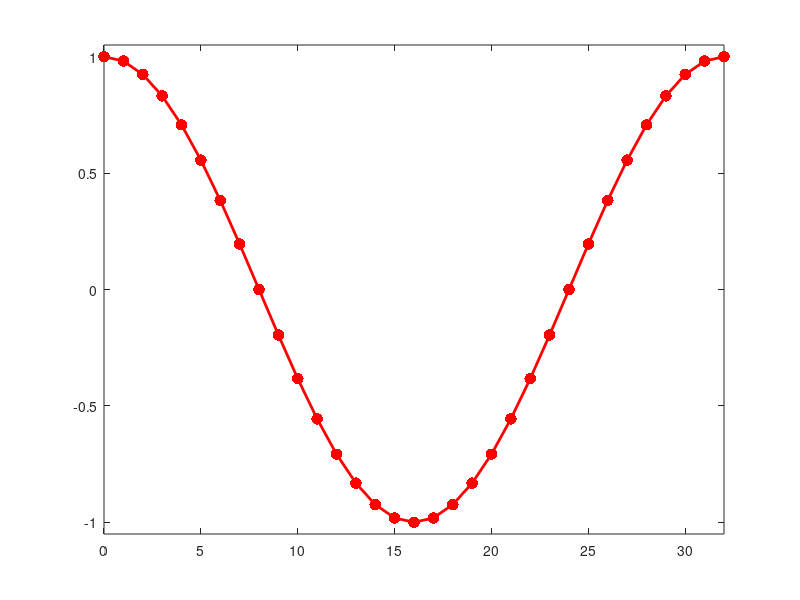

This figure's MATLAB source:
%%
% Display of continuous and discrete sines

rep = '../results/fourier-atoms/';
[~,~] = mkdir(rep);
addpath('../toolbox/');

%%
% 1D

% discrete
n = 32;
% continuous
N = 512;
% frequencies
fc = 8;
for f=1:fc    
    c = (f-1)/(fc-1);
    clf;
    plot(0:n, cos( 2*pi/n*(0:n) ), '.-', 'color', [c 0 1-c], 'LineWidth', 2, 'MarkerSize', 25);
    axis([0 n -1.05 1.05]); box on;
end